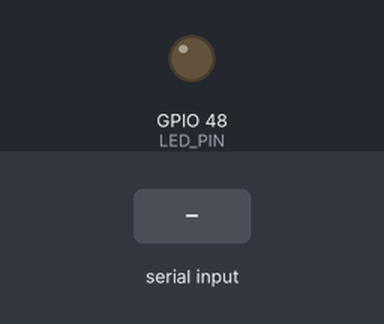
Bench run of a program on a simulated ESP32-S3. Shown: output pins drawn as LEDs (lit = HIGH). Inputs (shaded band) come from the test bench. What the program prints to the serial monitor is not drawn.

Above: at 2.55 s.
3.3 s: "1" received over Serial
Timing chart, 0 to 12.8 s (numbered marks = the images above; inputs shaded):
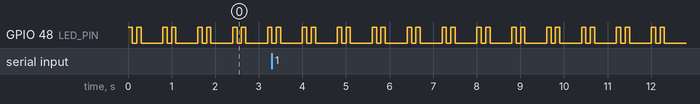

Measured:
- by itself, GPIO 48 (LED_PIN): repeats every 0.80 s: HIGH 0.10 s, LOW 0.50 s, HIGH 0.10 s, LOW 0.10 s

The program:

main.cpp
```cpp
#include <Arduino.h>

constexpr auto LED_PIN = 48;

void setup()
{
  // put your setup code here, to run once:
  pinMode(LED_PIN, OUTPUT); // Set the LED pin as an output
  Serial.begin(115200);     // Start the serial communication at 115200 baud rate
}

void loop()
{
  // put your main code here, to run repeatedly:

  // The static variable 'a' is initialized only once, and retains its value between function calls
  static int a = 0;

  digitalWrite(LED_PIN, 1); // Turn the LED on
  delay(100);               // Wait for 100 milliseconds
  digitalWrite(LED_PIN, 0); // Turn the LED off
  delay(100);
  digitalWrite(LED_PIN, 1);
  delay(100);
  digitalWrite(LED_PIN, 0);
  delay(500);

  a++;
  auto timeNow = millis();                                         // Get the current time in milliseconds since the board started
  Serial.printf("[%u] Already run for %d loops!!!\n", timeNow, a); // Print some shit to the serial port

  // Send the received characters back
  if (Serial.available())
  {
    String str;
    while (Serial.available())
    {
      char c = Serial.read();
      str += c;
    }
    Serial.println("Received: " + str);
  }
}
```
